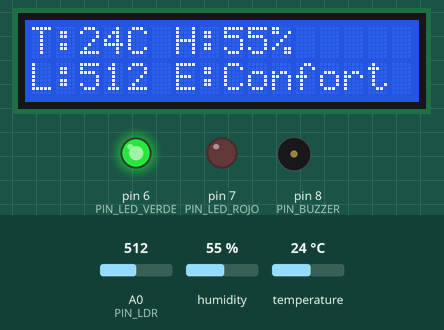
Bench run of a sketch on a simulated Arduino Uno, built with avr-gcc and run on an emulated ATmega328P. On the bench: 16×2 character LCD, output pins drawn as LEDs (lit = HIGH), buzzer (waves = sounding, pin HIGH). Dashed ring = blinking. The inputs (shaded band) are chosen by the test bench; at power-on: humidity 55 %, temperature 24 °C, A0 (PIN_LDR) = 512. What the sketch prints to the serial monitor is not drawn.

Above: at 2.9 s.
3.0 s: humidity set to 41 %
At 6.5 s:
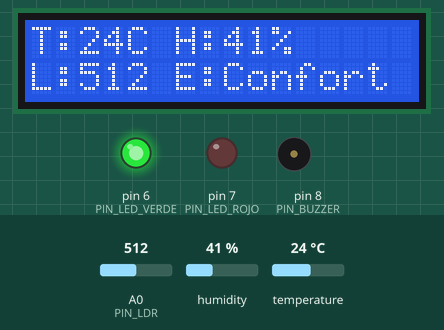
7.5 s: humidity set to 38 %
At 11.1 s:
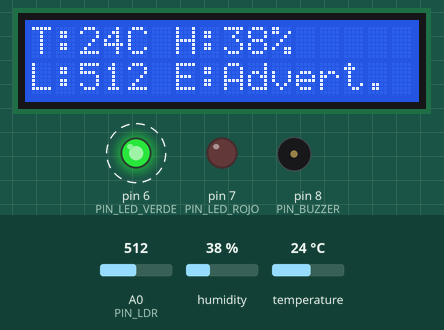
12.7 s: temperature set to 15.4 °C
At 14.6 s:
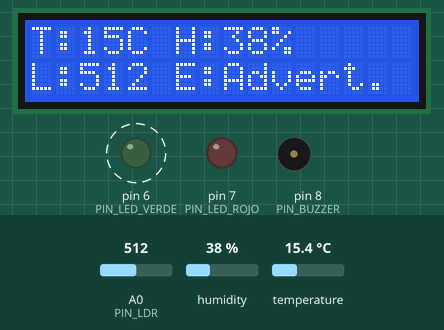
15.5 s: temperature set to 14.2 °C
At 18.5 s:
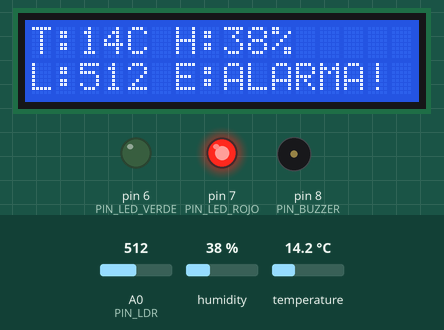
20.7 s: A0 (PIN_LDR) set to 11
At 23.1 s:
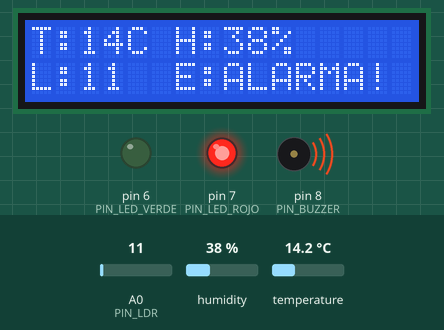
23.5 s: A0 (PIN_LDR) set to 8
At 25.1 s:
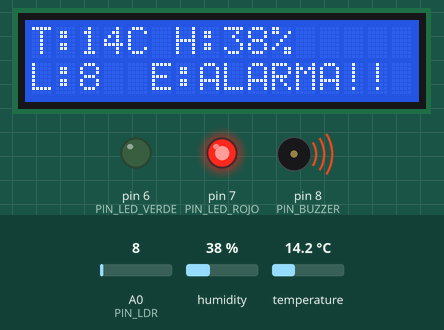
Timing chart, 0 to 27.7 s (numbered marks = the images above; inputs shaded):
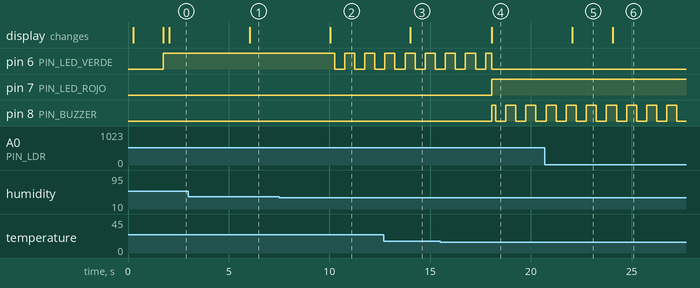

Measured:
- the behaviour switches between 40 and 39 % on humidity (found by bisection; images 1 and 2)
- the behaviour switches between 15 and 14.9 °C on temperature (found by bisection; images 3 and 4)
- the behaviour switches between 10 and 9 on A0 (PIN_LDR) (found by bisection; images 5 and 6)
- after the input at 3.0 s, the display: changes after 3.0 s (image 1)
- after the input at 7.5 s, pin 6 (PIN_LED_VERDE): alternates HIGH for 0.50 s and LOW for 0.50 s, starting after 2.8 s; the display: changes after 2.5 s (image 2)
- after the input at 12.7 s, the display: changes after 1.3 s (image 3)
- after the input at 15.5 s, pin 7 (PIN_LED_ROJO): LOW → HIGH after 2.6 s; pin 8 (PIN_BUZZER): LOW → HIGH after 2.6 s, then repeats every 1.0 s: LOW 0.50 s, HIGH 0.50 s; the display: changes after 2.6 s (image 4)
- after the input at 20.7 s, the display: changes after 1.4 s (image 5)
- after the input at 23.5 s, the display: changes after 0.55 s (image 6)

The sketch:

sketch.ino
```cpp
/**
 * ============================================================================
 * PROYECTO: Sistema Inteligente de Monitoreo Ambiental para Vivienda
 * ASIGNATURA: Sistemas Digitales - Proyecto Final UEA
 * PLATAFORMA: Arduino UNO / Simulación en Wokwi
 * COMUNICACIÓN: I2C (PCF8574 - LCD 16x2) y UART (Serial 9600 bps)
 * CONTROL: Máquina de Estados Finitos (FSM) tipo Moore no bloqueante
 * ============================================================================
 */

#include "Wire.h"
#include "LiquidCrystal_I2C.h"
#include "DHT.h"
// ----------------------------------------------------------------------------
// 1. ASIGNACIÓN HARDWARE DE PINES
// ----------------------------------------------------------------------------
#define PIN_DHT        2    // Bus digital de datos (One-Wire) para sensor DHT22
#define TIPO_DHT       DHT22
#define PIN_LDR        A0   // Canal analógico del divisor resistivo de iluminación
#define PIN_LED_VERDE  6    // Salida lógica para indicador de confort
#define PIN_LED_ROJO   7    // Salida lógica para indicador de alerta crítica
#define PIN_BUZZER     8    // Salida digital para señal acústica

// ----------------------------------------------------------------------------
// 2. PARÁMETROS CRÍTICOS Y RANGOS DE CONFORT RESIDENCIAL
// ----------------------------------------------------------------------------
const float TEMP_CONFORT_MIN = 18.0; // Límite inferior de temperatura normal (°C)
const float TEMP_CONFORT_MAX = 25.0; // Límite superior de temperatura normal (°C)
const float TEMP_CRITICA_MAX = 29.0; // Umbral térmico de calor crítico (°C)
const float TEMP_CRITICA_MIN = 15.0; // Umbral térmico de frío extremo (°C)

const float HUM_CONFORT_MIN  = 40.0; // Límite inferior de humedad normal (%)
const float HUM_CONFORT_MAX  = 60.0; // Límite superior de humedad normal (%)
const float HUM_CRITICA_MAX  = 70.0; // Riesgo crítico de proliferación de moho (%)
const float HUM_CRITICA_MIN  = 30.0; // Riesgo crítico de sequedad mucosal (%)

const int   LUZ_CONFORT_MIN  = 400;  // Nivel ADC mínimo para iluminación adecuada
const int   LUZ_PENUMBRA_MIN = 150;  // Umbral inferior antes de oscuridad crítica

// ----------------------------------------------------------------------------
// 3. DEFINICIÓN FORMAL DEL MODELO DE ESTADOS (FSM TIPO MOORE)
// ----------------------------------------------------------------------------
enum EstadoFSM {
  ESTADO_INICIAL,      // Rutina de inicialización y chequeo de hardware
  ESTADO_CONFORT,      // Parámetros dentro de rangos normales de habitabilidad
  ESTADO_ADVERTENCIA,  // Desviaciones moderadas que requieren ventilación/luz
  ESTADO_ALARMA        // Parámetros críticos que amenazan la salud o infraestructura
};

EstadoFSM estadoActual = ESTADO_INICIAL;

// ----------------------------------------------------------------------------
// 4. TEMPORIZACIÓN MEDIANTE CONTADORES DE SOFTWARE (millis)
// ----------------------------------------------------------------------------
unsigned long tiempoPrevioMuestreo = 0;
const unsigned long INTERVALO_MUESTREO = 2000; // Periodo de muestreo: 2 segundos

unsigned long tiempoPrevioOscilador = 0;
const unsigned long INTERVALO_OSCILADOR = 500; // Conmutación para alerta: 1 Hz (500 ms)
bool faseOscilador = false;

// ----------------------------------------------------------------------------
// 5. OBJETOS DE PERIFÉRICOS
// ----------------------------------------------------------------------------
DHT sensorDHT(PIN_DHT, TIPO_DHT);
LiquidCrystal_I2C pantallaLCD(0x27, 16, 2); // Dirección I2C fija en 0x27

// ----------------------------------------------------------------------------
// 6. PROTOTIPOS DE FUNCIONES MODULARES
// ----------------------------------------------------------------------------
void adquirirDatosSensores(float &temperatura, float &humedad, int &luminosidad);
EstadoFSM evaluarCondicionesAmbientales(float t, float h, int l);
void gestionarActuadoresMoore(EstadoFSM estado);
void refrescarPantallaLCD(float t, float h, int l, EstadoFSM estado);
void emitirTelemetriaUART(float t, float h, int l, EstadoFSM estado);

// ----------------------------------------------------------------------------
// 7. INICIALIZACIÓN DEL SISTEMA (SETUP)
// ----------------------------------------------------------------------------
void setup() {
  // Configuración de puertos de salida digital
  pinMode(PIN_LED_VERDE, OUTPUT);
  pinMode(PIN_LED_ROJO, OUTPUT);
  pinMode(PIN_BUZZER, OUTPUT);

  // Inicialización de actuadores en nivel inactivo
  digitalWrite(PIN_LED_VERDE, LOW);
  digitalWrite(PIN_LED_ROJO, LOW);
  digitalWrite(PIN_BUZZER, LOW);

  // Configuración de la interfaz serial de comunicaciones
  Serial.begin(9600);
  Serial.println(F("=================================================="));
  Serial.println(F("  SISTEMA INTELIGENTE DE MONITOREO AMBIENTAL      "));
  Serial.println(F("           CONTROL DE VIVIENDA - UEA              "));
  Serial.println(F("=================================================="));

  // Inicialización del bus I2C y display alfanumérico
  pantallaLCD.init();
  pantallaLCD.backlight();
  pantallaLCD.clear();
  pantallaLCD.setCursor(0, 0);
  pantallaLCD.print(F("MONITOR VIVIENDA"));
  pantallaLCD.setCursor(0, 1);
  pantallaLCD.print(F("INICIANDO HARDWARE"));

  // Arranque del sensor digital ambiental
  sensorDHT.begin();

  // Retardo controlado inicial para estabilización de voltajes de sensado
  delay(1500);

  pantallaLCD.clear();
  estadoActual = ESTADO_CONFORT; // Transición automática al lazo operacional
}

// ----------------------------------------------------------------------------
// 8. LAZO PRINCIPAL DE EJECUCIÓN CONCURRENTE (LOOP)
// ----------------------------------------------------------------------------
void loop() {
  unsigned long tiempoActual = millis();

  // Generación de base de tiempo asíncrona para señales de alerta (1 Hz)
  if (tiempoActual - tiempoPrevioOscilador >= INTERVALO_OSCILADOR) {
    tiempoPrevioOscilador = tiempoActual;
    faseOscilador = !faseOscilador;
  }

  // Tarea de adquisición de datos y evaluación de la máquina de estados
  if (tiempoActual - tiempoPrevioMuestreo >= INTERVALO_MUESTREO) {
    tiempoPrevioMuestreo = tiempoActual;

    float temperaturaAmbiente = 0.0;
    float humedadRelativa = 0.0;
    int nivelLuminosidad = 0;

    // Adquisición física desde los transductores
    adquirirDatosSensores(temperaturaAmbiente, humedadRelativa, nivelLuminosidad);

    // Evaluación lógica de transiciones de estado
    estadoActual = evaluarCondicionesAmbientales(temperaturaAmbiente, humedadRelativa, nivelLuminosidad);

    // Actualización de interfaces de usuario y diagnóstico
    refrescarPantallaLCD(temperaturaAmbiente, humedadRelativa, nivelLuminosidad, estadoActual);
    emitirTelemetriaUART(temperaturaAmbiente, humedadRelativa, nivelLuminosidad, estadoActual);
  }

  // Ejecución continua de salidas físicas conforme al estado actual de Moore
  gestionarActuadoresMoore(estadoActual);
}

// ----------------------------------------------------------------------------
// 9. IMPLEMENTACIÓN DE FUNCIONES DE SOPORTE
// ----------------------------------------------------------------------------

/**
 * Lee las magnitudes físicas de los transductores y valida errores de bus.
 */
void adquirirDatosSensores(float &temperatura, float &humedad, int &luminosidad) {
  temperatura = sensorDHT.readTemperature();
  humedad = sensorDHT.readHumidity();
  luminosidad = analogRead(PIN_LDR);

  // Manejo preventivo de fallos físicos o pérdida de trama de bits
  if (isnan(temperatura) || isnan(humedad)) {
    Serial.println(F("[ERROR]: Pérdida de comunicación en bus digital DHT22."));
    temperatura = -99.0;
    humedad = -99.0;
  }
}

/**
 * Evalúa las condiciones ambientales respecto a los umbrales de habitabilidad.
 */
EstadoFSM evaluarCondicionesAmbientales(float t, float h, int l) {
  // Ante falla de adquisición de sensores, se fuerza estado de advertencia
  if (t == -99.0 || h == -99.0) {
    return ESTADO_ADVERTENCIA;
  }

  // Condición de Alarma Crítica (Riesgo grave para personas o vivienda)
  if (t > TEMP_CRITICA_MAX || t < TEMP_CRITICA_MIN ||
      h > HUM_CRITICA_MAX || h < HUM_CRITICA_MIN) {
    return ESTADO_ALARMA;
  }

  // Condición de Advertencia (Fuera de los rangos óptimos de confort)
  if ((t > TEMP_CONFORT_MAX && t <= TEMP_CRITICA_MAX) ||
      (t >= TEMP_CRITICA_MIN && t < TEMP_CONFORT_MIN) ||
      (h > HUM_CONFORT_MAX && h <= HUM_CRITICA_MAX) ||
      (h >= HUM_CRITICA_MIN && h < HUM_CONFORT_MIN) ||
      (l < LUZ_CONFORT_MIN)) {
    return ESTADO_ADVERTENCIA;
  }

  // Si todas las variables cumplen simultáneamente los criterios de diseño
  return ESTADO_CONFORT;
}

/**
 * Conmuta los actuadores físicos aplicando el principio de la máquina de Moore.
 */
void gestionarActuadoresMoore(EstadoFSM estado) {
  switch (estado) {
    case ESTADO_CONFORT:
      digitalWrite(PIN_LED_VERDE, HIGH);
      digitalWrite(PIN_LED_ROJO, LOW);
      digitalWrite(PIN_BUZZER, LOW);
      break;

    case ESTADO_ADVERTENCIA:
      // Indicador verde destellante sin contaminación acústica
      digitalWrite(PIN_LED_VERDE, faseOscilador ? HIGH : LOW);
      digitalWrite(PIN_LED_ROJO, LOW);
      digitalWrite(PIN_BUZZER, LOW);
      break;

    case ESTADO_ALARMA:
      // Indicador rojo activo continuo y alarma acústica intermitente
      digitalWrite(PIN_LED_VERDE, LOW);
      digitalWrite(PIN_LED_ROJO, HIGH);
      digitalWrite(PIN_BUZZER, faseOscilador ? HIGH : LOW);
      break;

    default:
      digitalWrite(PIN_LED_VERDE, LOW);
      digitalWrite(PIN_LED_ROJO, LOW);
      digitalWrite(PIN_BUZZER, LOW);
      break;
  }
}

/**
 * Despliega las variables numéricas y el estado en la pantalla LCD 16x2.
 */
void refrescarPantallaLCD(float t, float h, int l, EstadoFSM estado) {
  // Fila 0: Magnitudes de Temperatura y Humedad
  pantallaLCD.setCursor(0, 0);
  if (t == -99.0) {
    pantallaLCD.print(F("Err Sensor DHT "));
  } else {
    pantallaLCD.print(F("T:"));
    pantallaLCD.print((int)t);
    pantallaLCD.print(F("C "));
    pantallaLCD.print(F("H:"));
    pantallaLCD.print((int)h);
    pantallaLCD.print(F("%   "));
  }

  // Fila 1: Nivel de Luz y Estado FSM
  pantallaLCD.setCursor(0, 1);
  pantallaLCD.print(F("L:"));
  pantallaLCD.print(l);

  if (l < 100) pantallaLCD.print(F(" "));
  pantallaLCD.print(F(" "));

  switch (estado) {
    case ESTADO_CONFORT:
      pantallaLCD.print(F("E:Confort"));
      break;
    case ESTADO_ADVERTENCIA:
      pantallaLCD.print(F("E:Advert."));
      break;
    case ESTADO_ALARMA:
      pantallaLCD.print(F("E:ALARMA!"));
      break;
    default:
      pantallaLCD.print(F("E:Inic.  "));
      break;
  }
}

/**
 * Transmite la trama de telemetría por el puerto serial para supervisión remota.
 */
void emitirTelemetriaUART(float t, float h, int l, EstadoFSM estado) {
  Serial.print(F("T: "));
  Serial.print(t, 1);
  Serial.print(F(" C | H: "));
  Serial.print(h, 1);
  Serial.print(F(" % | Luz: "));
  Serial.print(l);
  Serial.print(F(" | Estado: "));

  switch (estado) {
    case ESTADO_CONFORT:
      Serial.println(F("CONFORT (Condiciones Ideales)"));
      break;
    case ESTADO_ADVERTENCIA:
      Serial.println(F("ADVERTENCIA (Atencion en Vivienda)"));
      break;
    case ESTADO_ALARMA:
      Serial.println(F("ALARMA CRITICA (Riesgo en Vivienda)"));
      break;
    default:
      Serial.println(F("INICIAL"));
      break;
  }
}
```
